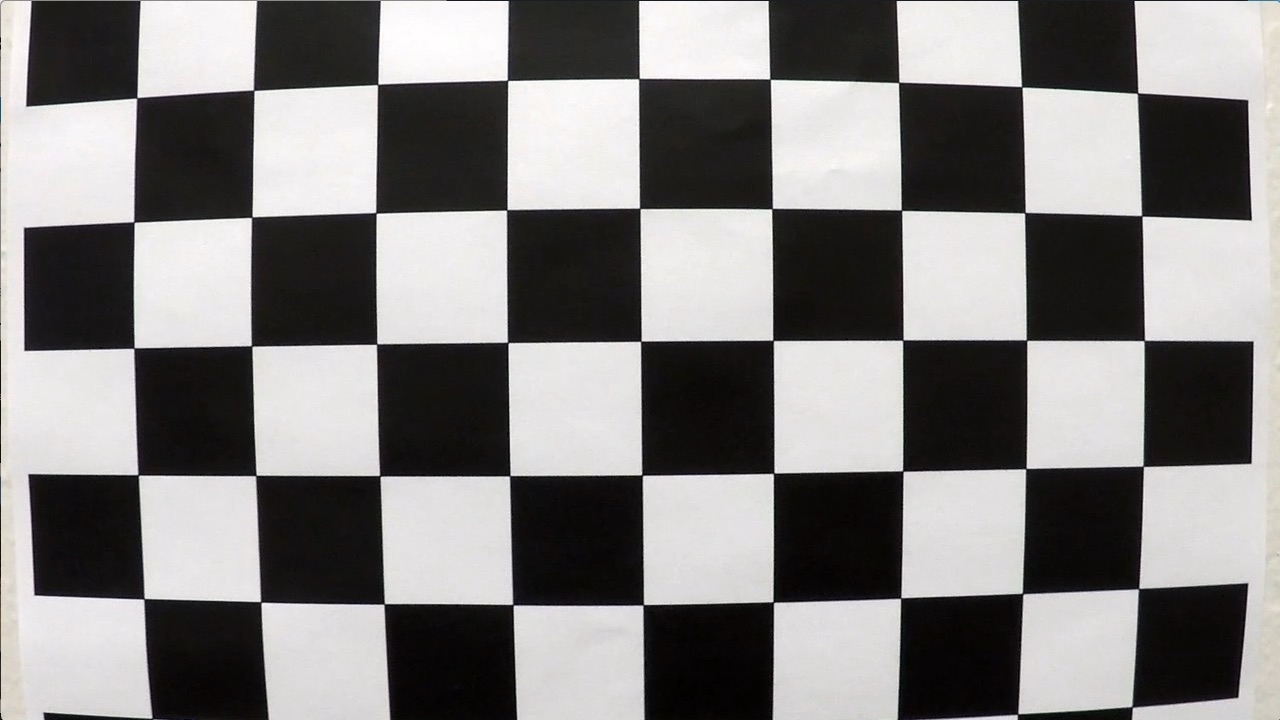
#> input picture data/main/camera_cal/calibration1.jpg, 1280 x 720 px; its folder holds 4 pictures in this run
$ python histogram_demo.py
#> lines starting #> are read from the running program, lines starting #| are printed output that depends on the picture; after the words box and inside, x2 and y2 are one past the last pixel; in counts of white or black regions, pixels touching at a corner belong together
### image_processing/calibration.py
import numpy as np
import cv2
from utils.caching import Cache


@Cache(destination_folder='data/main/output/calibration', filename='calibration.pickle', enabled=True)
def calibrate_camera(chessboard_images, num_of_corners, image_size=None):
    num_of_images = len(chessboard_images)
    nx = num_of_corners[0]
    ny = num_of_corners[1]

    if num_of_images == 0:
        raise Exception('No images are loaded for calibration. Provide at least 20 images of a chessboard under '
                        'different angles')
    if num_of_images < 20:
        print(f'{num_of_images} images are loaded. Consider using at least 20 images')
    else:
        print(f'{num_of_images} images are loaded')

    objpoints = []  # 3D points in real world space
    imgpoints = []  # 2D points in image plane

    objpoints_per_image = np.zeros((nx * ny, 3), np.float32)
    objpoints_per_image[:, :2] = np.mgrid[0:nx, 0: ny].T.reshape(-1, 2)

    for filename in chessboard_images:
        img = cv2.imread(filename)
        gray = cv2.cvtColor(img, cv2.COLOR_BGR2GRAY)  # cv2.imread returns BGR image
        ret, corners = cv2.findChessboardCorners(gray, (nx, ny), None)
        if ret is True:
            imgpoints.append(corners)
            objpoints.append(objpoints_per_image)

    if image_size is not None:
        size = image_size
    else:
        img = cv2.imread(chessboard_images[0])
        size = (img.shape[1], img.shape[0])

    ret, mtx, dist, rvecs, tvecs = cv2.calibrateCamera(objpoints, imgpoints, size, None, None)

    return {"ret": ret, "mtx": mtx, "dist": dist, "rvecs": rvecs, "tvecs": tvecs}

### image_processing/image_processing.py
import cv2

from image_processing.mask import get_vertices, apply_mask


def find_line_edges(img):
    hsv = cv2.cvtColor(img, cv2.COLOR_BGR2HSV)

    yellow = cv2.inRange(hsv, (20, 100, 100), (30, 255, 255))
    white = cv2.inRange(hsv, (0, 0, 214), (172, 111, 255))

    vertices = get_vertices(yellow.shape, 1, 0.1, 0.4)
    masked = apply_mask((yellow | white), vertices)
    return masked

### image_processing/mask.py
import numpy as np
import cv2


def get_vertices(shape, lower_width_percentage, upper_width_percentage, height_percentage):
    y_max = shape[0]
    x_max = shape[1]

    height = int(y_max * (1 - height_percentage))
    lower_width = int(x_max * lower_width_percentage)
    upper_width = int(x_max * upper_width_percentage)
    x_lower_delta = (x_max - lower_width) // 2
    x_upper_delta = (lower_width - upper_width) // 2 + x_lower_delta

    polygon_vertex1 = (x_lower_delta, y_max)
    polygon_vertex2 = (x_upper_delta, height)
    polygon_vertex3 = (x_max - x_upper_delta, height)
    polygon_vertex4 = (x_max - x_lower_delta, y_max)
    return np.array([[polygon_vertex1, polygon_vertex2, polygon_vertex3, polygon_vertex4]], dtype=np.int32)


def apply_mask(source, vertices):
    mask = np.zeros_like(source)
    cv2.fillPoly(mask, vertices, 1)
    return cv2.bitwise_and(source, mask)

### image_processing/transform.py
import math

import cv2
import numpy as np

from utils.geometric_utils import Line, get_line


# [16 lines left out: function reverse_transform, not called in this run]


def perspective_transform(source):
    left_line, right_line = hough_transformation(source)
    src = np.float32([[int(left_line.x1), int(left_line.y1)], [int(left_line.x2), int(left_line.y2)],
                      [int(right_line.x2), int(right_line.y2)], [int(right_line.x1), int(right_line.y1)]])
    dst = np.float32([[200, 700], [200, 300], [1000, 300], [1000, 700]])
    M = cv2.getPerspectiveTransform(src, dst)
    Minv = cv2.getPerspectiveTransform(dst, src)
    warped = cv2.warpPerspective(source, M, source.shape[::-1], flags=cv2.INTER_LINEAR)
    return warped, M, Minv, src, dst


def hough_transformation(source, rho=1, theta=np.pi / 180, threshold=40, min_line_length=40, max_line_gap=10):
    source_shape = source.shape
    lines = cv2.HoughLinesP(source, rho, theta, threshold, np.array([]), min_line_length, max_line_gap)

    # divide lines into 2 categories: left line and right line.
    # Extend those lines to the bottom of the image
    # find starting points for left and right lines at the bottom of the image
    # find average values for starting points for left and right lines
    # find average values for angles for those lines

    left_m = []
    left_b = []

    right_m = []
    right_b = []

    for line in lines:
        for x1, y1, x2, y2 in line:
            rad = math.atan2(y2 - y1, x2 - x1)
            angle = rad * 180 / math.pi
            if angle < -20:
                left_line = Line(x1, y1, x2, y2)
                left_m.append(left_line.m)
                left_b.append(left_line.b)
            elif angle > 20:
                right_line = Line(x1, y1, x2, y2)
                right_m.append(right_line.m)
                right_b.append(right_line.b)

    left_average_line = get_line(source_shape[0], source_shape[0] * .75, np.average(left_m), np.average(left_b))
    right_average_line = get_line(source_shape[0], source_shape[0] * .75, np.average(right_m), np.average(right_b))

    return left_average_line, right_average_line

### utils/geometric_utils.py
def get_line(y1, y2, m, b):
    x2 = (y2 - b) / m
    x1 = (y1 - b) / m
    return Line(x1, y1, x2, y2, m, b)


class Line:
    # y = mx + b
    def __init__(self, x1, y1, x2, y2, m=None, b=None):
        self.x1 = x1
        self.y1 = y1
        self.x2 = x2
        self.y2 = y2
        if m is not None and b is not None:
            self.m = m
            self.b = b
        else:
            self.init_parameters()

    def init_parameters(self):
        m = (self.y2 - self.y1) / (self.x2 - self.x1)
        b = self.y1 - m * self.x1
        self.m = m
        self.b = b

    def get_x1(self):
        return int(self.x1)

    def get_x2(self):
        return int(self.x2)

    def get_y1(self):
        return int(self.y1)

    def get_y2(self):
        return int(self.y2)

    def __str__(self):
        return f'(x1,y1)=({self.x1},{self.y1});(x2,y2)=({self.x2},{self.y2}); (m,b) = ({self.m},{self.b})) '

### image_processing/lane_histogram.py
import numpy as np


def hist(source):
    bottom_half = source[source.shape[0] // 2:, :]

    histogram = np.sum(bottom_half, axis=0)
    return histogram

### utils/caching.py
import pickle
from pathlib import Path
import os


class Cache(object):
    def __init__(self, destination_folder, filename, enabled=False):
        self.destination_folder = destination_folder
        self.filename = filename
        self.enabled = enabled

    def __call__(self, function):
        def wrapped_function(*args, **kwargs):
            if self.enabled is True:
                destination_file = os.path.join(self.destination_folder, self.filename)
                # get result from destination file
                if os.path.exists(destination_file):
                    return pickle.load(open(destination_file, "rb"))
                else:
                    Path(self.destination_folder).mkdir(parents=True, exist_ok=True)
                    pickle_file = open(destination_file, "wb")
                    result = function(*args, **kwargs)
                    pickle.dump(result, pickle_file)
                    pickle_file.close()
                    return result
            else:
                return function(*args, **kwargs)

        return wrapped_function

### demonstration/histogram_demo.py
import glob

import cv2
import numpy as np
import matplotlib.pyplot as plt
from image_processing.calibration import calibrate_camera
from image_processing.image_processing import find_line_edges
from image_processing.transform import perspective_transform
from image_processing.lane_histogram import hist

chessboard_images = glob.glob('../data/main/camera_cal/*.jpg')
nx = 9  # chessboard corners in x direction
ny = 6  # chessboard corners in y direction
calibration_result = calibrate_camera(chessboard_images, (nx, ny))
#> in calibrate_camera, img is the input picture: shape (720, 1280, 3); mean B, G, R 127.8, 128.4, 130.1
#> in calibrate_camera, `ret, corners = cv2.findChessboardCorners(gray, (nx, ny), None)`: ret = False; corners = None
mtx = calibration_result["mtx"]
dist = calibration_result["dist"]
img = cv2.imread('../data/main/test_images/test5.jpg')
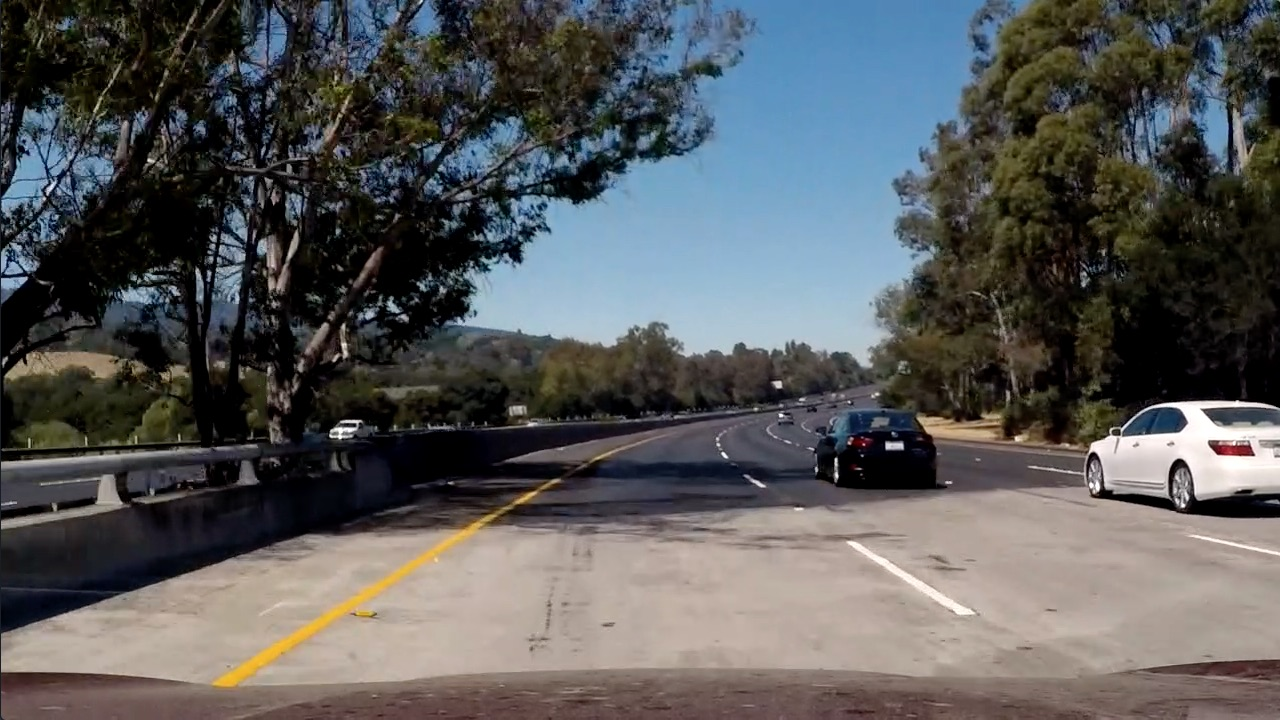
#> input picture data/main/test_images/test5.jpg, 1280 x 720 px
#> img is the input picture: shape (720, 1280, 3); mean B, G, R 89.8, 89.3, 88.5
undistorted_img = cv2.undistort(img, mtx, dist, None, mtx)
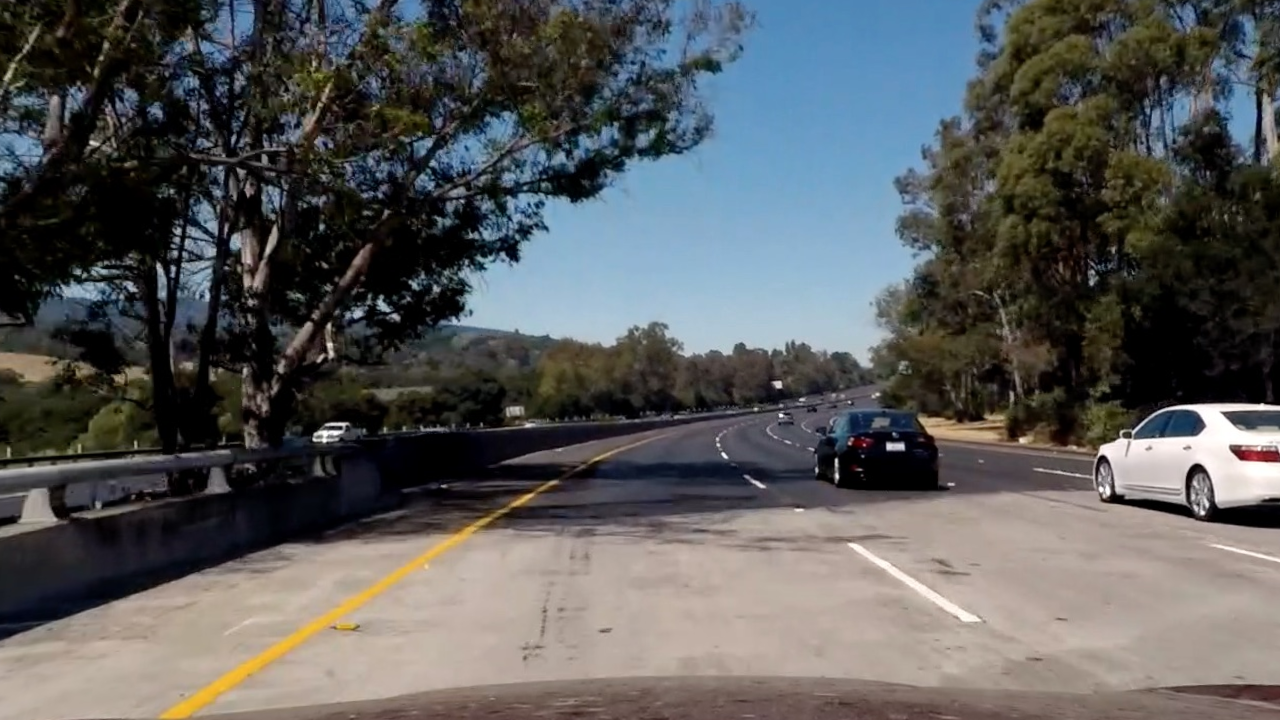
#> undistorted_img: shape (720, 1280, 3); mean B, G, R 90.8, 90.7, 89.8
img_rgb = cv2.cvtColor(undistorted_img, cv2.COLOR_BGR2RGB)
binary = find_line_edges(undistorted_img)
#> in find_line_edges, `hsv = cv2.cvtColor(img, cv2.COLOR_BGR2HSV)`: hsv: shape (720, 1280, 3); mean H, S, V 55.7, 81.9, 102.9
#> in find_line_edges, `yellow = cv2.inRange(hsv, (20, 100, 100), (30, 255, 255))`:
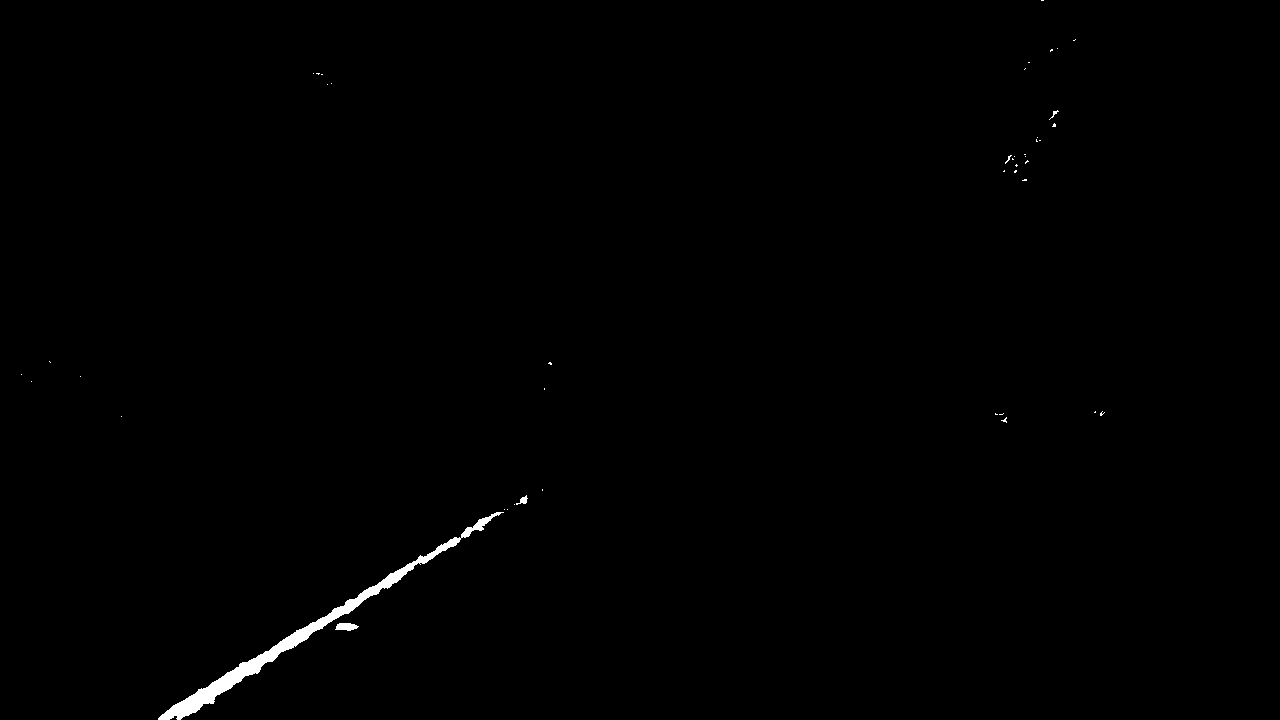
#> yellow: shape (720, 1280); 0.47% white; 45 white regions (41 under 20 px), largest, box (x1, y1, x2, y2) and area: (158, 512, 504, 720) 3930, (335, 623, 359, 631) 139, (516, 495, 528, 505) 53, (1049, 110, 1059, 120) 24
#> in find_line_edges, `white = cv2.inRange(hsv, (0, 0, 214), (172, 111, 255))`: white: shape (720, 1280); 1.3% white; 140 white regions (117 under 20 px), largest, box (x1, y1, x2, y2) and area: (1098, 404, 1280, 502) 6994, (532, 298, 625, 330) 1301, (848, 543, 981, 622) 1197
#> in apply_mask, `cv2.fillPoly(mask, vertices, 1)`: mask: shape (720, 1280); values 0 (black) and 1 (white), 22% white; 1 white region, box (x1, y1, x2, y2) and area: (2, 432, 1279, 720) 202751
#> in apply_mask, `return cv2.bitwise_and(source, mask)`:
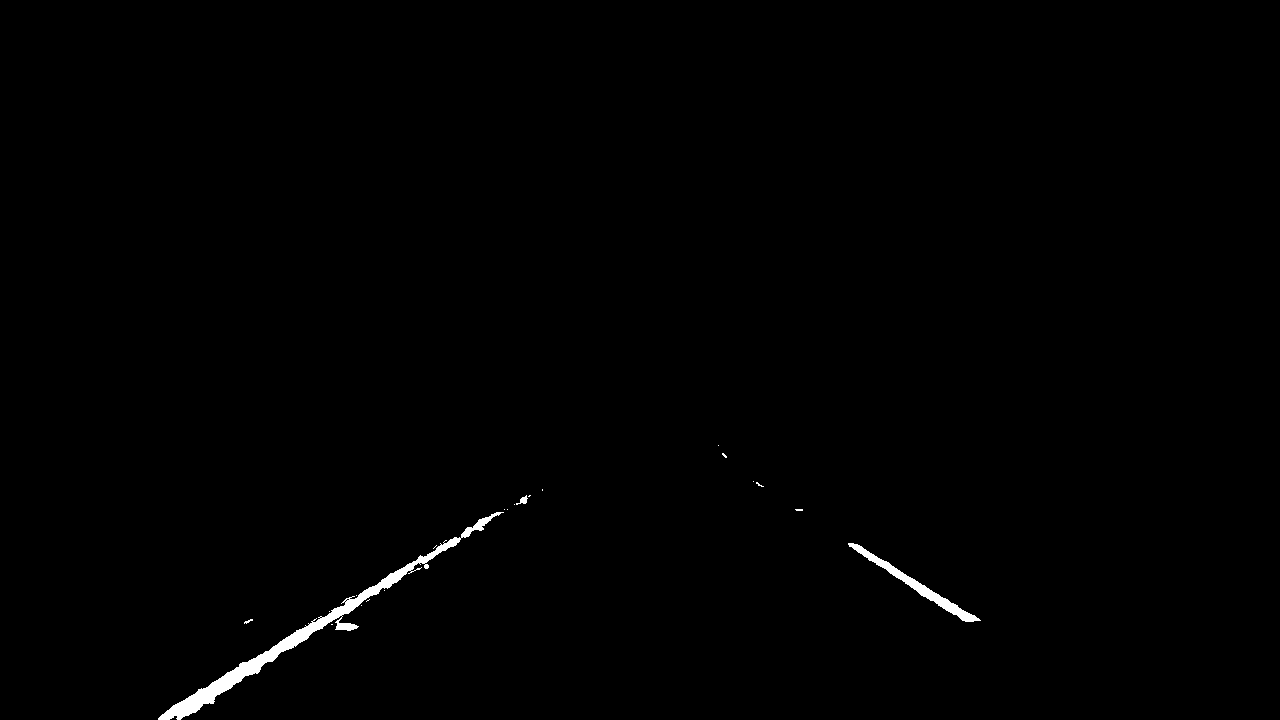
#> returned value: shape (720, 1280); values 0 (black) and 1 (white), 0.6% white; 21 white regions (17 under 20 px), largest, box (x1, y1, x2, y2) and area: (158, 512, 504, 720) 4167, (848, 543, 981, 622) 1197, (516, 495, 528, 505) 53, (244, 619, 253, 624) 20
lines_img = np.dstack((binary, binary, binary)) * 255

warped, M, Minv, src, dst = perspective_transform(binary)
#> in hough_transformation, `lines = cv2.HoughLinesP(source, rho, theta, threshold, np.array([]), m..`: lines = 26 rows, first 6: [160, 719, 486, 523], [160, 716, 504, 509], [158, 719, 530, 495], [176, 718, 360, 603], [162, 714, 498, 512], [164, 719, 411, 571]
#> the loop in hough_transformation, `for line in lines:` made 26 passes
#> after the loop in hough_transformation, `for line in lines:`: left_b = [815.2, 812.3, 814.1, 828, 811.4, 817.3, 816.2, 819.2, 809.6, 829.8, 819.4, 810.2, 808.6, 829.5, 820.6, 825.6, 809.2, 809]; left_m = [-0.601, -0.602, -0.602, -0.625, -0.601, -0.599, -0.6, -0.604, -0.6, -0.626, -0.601, -0.6, -0.6, -0.617, -0.601, -0.612, -0.6, -0.6]; right_b = [15.8, 19.76, 13.31, 17.42, 14.56, 13.8, 10.13, 18.19]; right_m = [0.621, 0.62, 0.621, 0.621, 0.621, 0.627, 0.623, 0.623]
#> in get_line, `x2 = (y2 - b) / m`: x2 = 457.7
#> in get_line, `x1 = (y1 - b) / m`: x1 = 160.2
#> in perspective_transform, `src = np.float32([[int(left_line.x1), int(left_line.y1)], [int(left_li..`: src = [[160, 720], [457, 540], [843, 540], [1132, 720]]
#> in perspective_transform, `M = cv2.getPerspectiveTransform(src, dst)`: M = [[-0.583, -1.44, 986], [-4.02e-16, -2.29, 1150.1], [-9.03e-19, -0.00237, 1]]
#> in perspective_transform, `Minv = cv2.getPerspectiveTransform(dst, src)`: Minv = [[0.332, -0.677, 451.5], [-1.71e-16, -0.437, 503.1], [-3.26e-19, -0.00104, 1]]
#> in perspective_transform, `warped = cv2.warpPerspective(source, M, source.shape[::-1], flags=cv2...`: warped: shape (720, 1280); values 0 (black) and 1 (white), 2.4% white; 22 white regions (9 under 20 px), largest, box (x1, y1, x2, y2) and area: (166, 90, 223, 700) 14702, (985, 314, 1019, 571) 5914, (1001, 60, 1028, 81) 428

histogram = hist(warped)
#> in hist, `bottom_half = source[source.shape[0] // 2:, :]`:
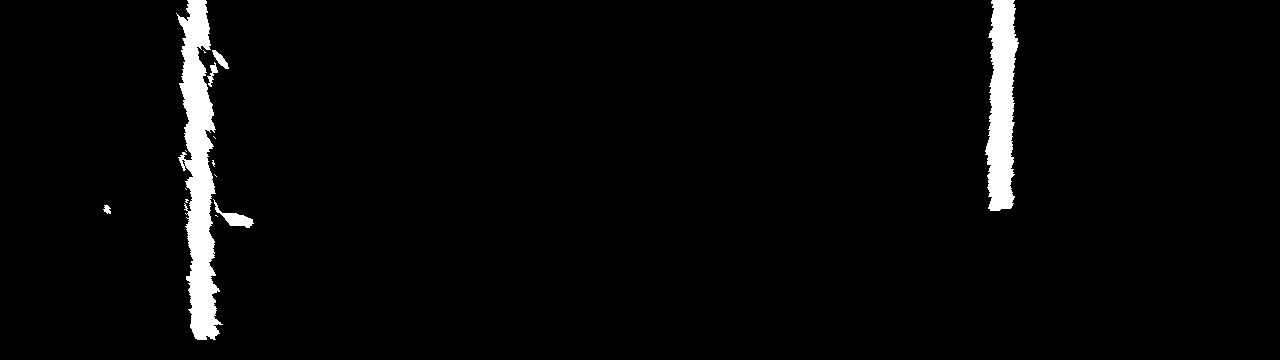
#> bottom_half: shape (360, 1280); values 0 (black) and 1 (white), 3% white; 14 white regions (8 under 20 px), largest, box (x1, y1, x2, y2) and area: (176, 0, 223, 340) 8111, (985, 0, 1019, 211) 4947, (213, 199, 254, 228) 355, (212, 50, 229, 69) 133, (207, 62, 218, 87) 104, (103, 205, 111, 214) 47
#> in hist, `histogram = np.sum(bottom_half, axis=0)`: histogram = 1280 values, max 339 at index 195, min 0 at index 0, mean 10.73

plt.plot(histogram)
plt.show()
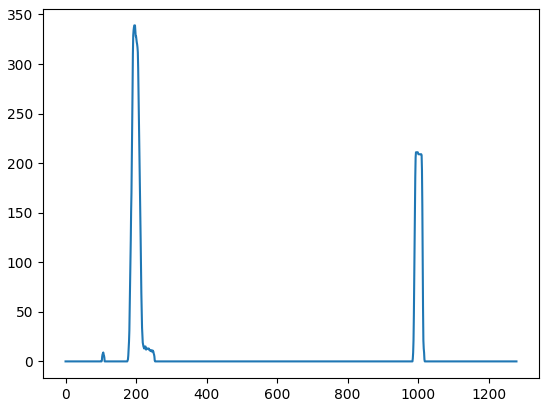
#> figure drawn by matplotlib, 1 panel; curve peaks at x = 195, y = 339
